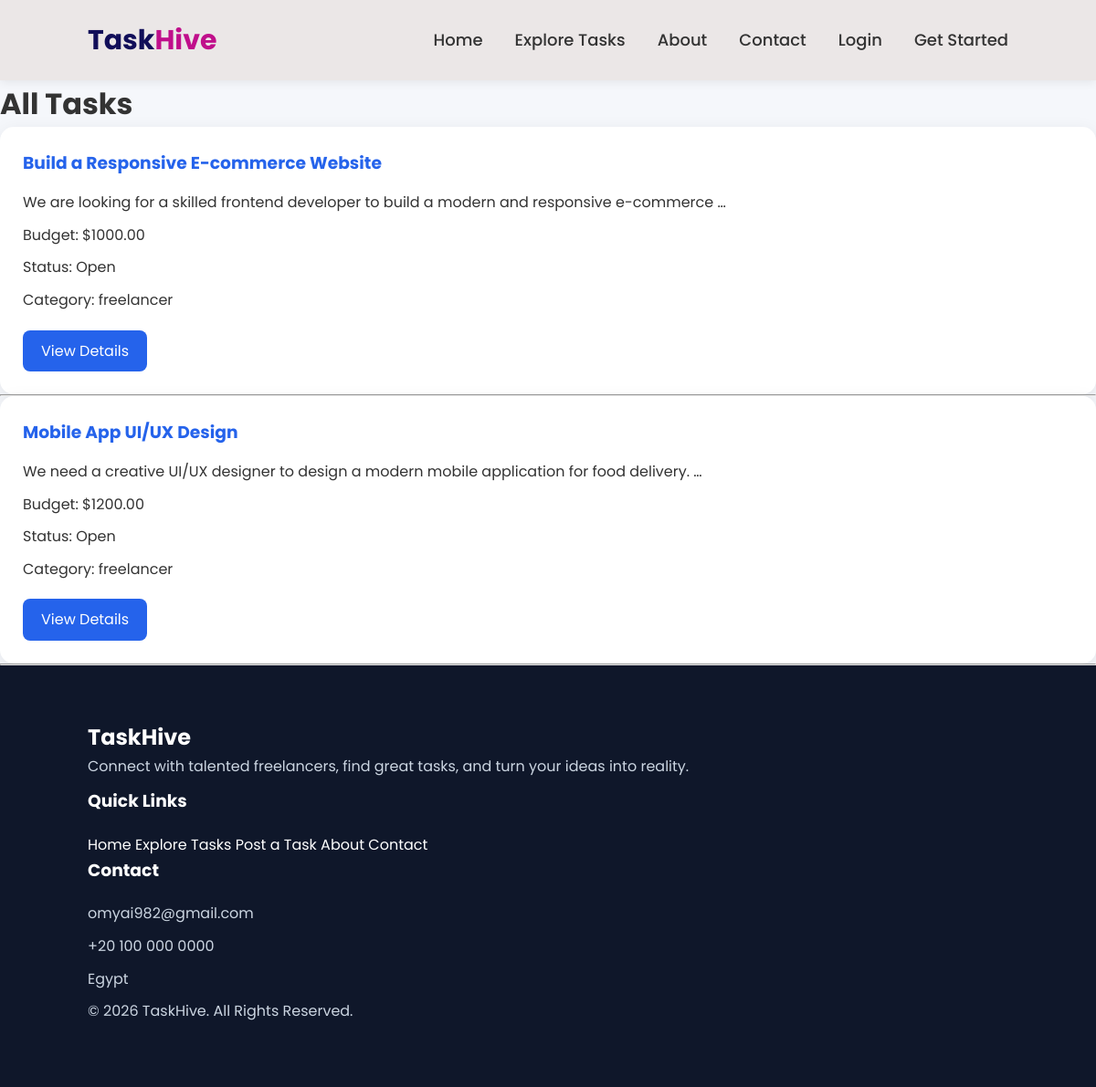
The page /task_list/ on the database its author committed.
### tasks/models.py (models this page shows, shortened)
class Task(models.Model):
    title = models.CharField(max_length=300)
    description = models.TextField()
    budget = models.DecimalField(max_digits=10, decimal_places=2)
    deadline = models.DateField()
    STATUS_CHOICES = [
        ('Open', 'Open'),
        ('In Progress', 'In Progress'),
        ('Completed', 'Completed'),
        ('Closed', 'Closed'),
    ]
    status = models.CharField(
        max_length=20,
        choices=STATUS_CHOICES,
        default='Open'
    )
    category = models.ForeignKey(Category, on_delete=models.CASCADE)
    owner = models.ForeignKey(User, on_delete=models.CASCADE)
    created_at = models.DateTimeField(auto_now_add=True)
    updated_at = models.DateTimeField(auto_now=True)
    is_active = models.BooleanField(default=True)

class Category(models.Model):
    name = models.CharField(max_length=100)
    description = models.TextField()
    icon = models.CharField(max_length=50)

### tasks/views.py (the view)
# urls.py: path('task_list/',views.task_list,name='task_list'),
def task_list(request):
    tasks = Task.objects.all()
    return render(request, "task_list.html", {
        "tasks": tasks
    })

### templates/task_list.html (shortened to what this page needs)
{% extends 'base.html' %}
{% block content %}
<h1>All Tasks</h1>
{% for task in tasks %}
<div class="task-card">
    <h3>{{ task.title }}</h3>
    <p>{{ task.description|truncatewords:15 }}</p>
    <p>Budget: ${{ task.budget }}</p>
    <p>Status: {{ task.status }}</p>
    <p>Category: {{ task.category.name }}</p>
    <a href="{% url 'task_detail' task.id %}">
        View Details
    </a>
</div>
<hr>
{% empty %}
<p>No Tasks Found.</p>
{% endfor %}
{% endblock %}

### TaskHive/static/css/style.css (style rules this page uses)
* { margin:0; padding:0; box-sizing:border-box; }
body { font-family:'Poppins',sans-serif; background:#f5f7fb; color:#333; line-height:1.6; }
a { text-decoration:none; color:inherit; }
.task-card { background:white; padding:25px; border-radius:15px; box-shadow:0 5px 20px rgba(0,0,0,.08); transition:.3s; }
.task-card h3 { color:#2563eb; margin-bottom:15px; }
.task-card p { margin-bottom:10px; }
.task-card a { display:inline-block; margin-top:10px; background:#2563eb; color:white; padding:10px 20px; border-radius:8px; transition:.3s; }

### rows shown on the page
Task: title "Build a Responsive E-commerce Website", description "We are looking for a skilled frontend developer to build a modern and responsive e-commerce …", budget "1000.00", status "Open", category.name "freelancer"
Task: title "Mobile App UI/UX Design", description "We need a creative UI/UX designer to design a modern mobile application for food delivery. …", budget "1200.00", status "Open", category.name "freelancer"
